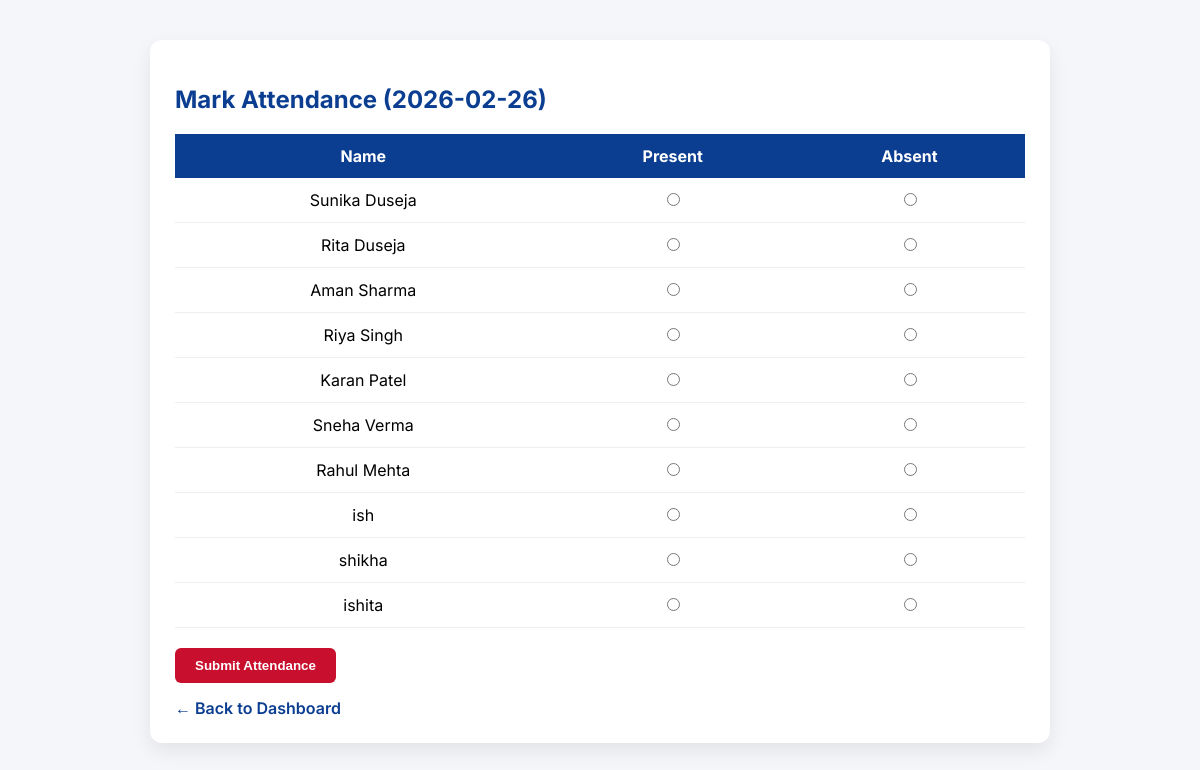
Page /mark-attendance.php (signed in) on the committed database.
### tables this page shows
CREATE TABLE `cadets` (
  `id` int(11) NOT NULL,
  `fullname` varchar(100) NOT NULL,
  `dob` date DEFAULT NULL,
  `gender` varchar(10) DEFAULT NULL,
  `course` varchar(100) DEFAULT NULL,
  `phone` varchar(20) DEFAULT NULL,
  `password` varchar(255) NOT NULL,
  `created_at` timestamp NOT NULL DEFAULT current_timestamp(),
  `rank` varchar(50) DEFAULT 'Cadet'
);

### mark-attendance.php (the view, shortened to what this page needs)
<?php
include "config.php";
$date = date("Y-m-d");
?>
<!DOCTYPE html>
<html>
<head>
</head>
<body>
<div class="container">
    <div class="card">
        <h2>Mark Attendance (<?php echo $date; ?>)</h2>
        <form method="POST">
            <table>
                <tr>
                    <th>Name</th>
                    <th>Present</th>
                    <th>Absent</th>
                </tr>
                <?php
                $result = $conn->query("SELECT * FROM cadets");
                while ($row = $result->fetch_assoc()) {
                    echo "<tr>
                            <td>{$row['fullname']}</td>
                            <td>
                                <input type='radio' name='status[{$row['id']}]' value='Present' required>
                            </td>
                            <td>
                                <input type='radio' name='status[{$row['id']}]' value='Absent'>
                            </td>
                          </tr>";
                }
                ?>
            </table>
            <br>
            <button type="submit" class="btn">Submit Attendance</button>
        </form>
        <a class="back-link" href="admin-dashboard.php">← Back to Dashboard</a>
    </div>
</div>
</body>
</html>

### mark-attendance.php (style rules this page uses)
body { font-family: 'Inter', sans-serif; background: #f4f6f9; margin: 0; padding: 0; }
.container { width: 90%; max-width: 900px; margin: 40px auto; }
.card { background: white; padding: 25px; border-radius: 12px; box-shadow: 0 8px 20px rgba(0,0,0,0.08); }
h2 { margin-bottom: 20px; color: #0b3d91; }
table { width: 100%; border-collapse: collapse; }
th { background: #0b3d91; color: white; padding: 12px; }
td { padding: 12px; text-align: center; border-bottom: 1px solid #eee; }
.btn { background: #c8102e; color: white; padding: 10px 20px; border: none; border-radius: 6px; cursor: pointer; font-weight: 600; }
.back-link { display: inline-block; margin-top: 15px; text-decoration: none; color: #0b3d91; font-weight: 600; }

### rows in the picture
cadets: fullname "Sunika Duseja"
cadets: fullname "Rita Duseja"
cadets: fullname "Aman Sharma"
cadets: fullname "Riya Singh"
cadets: fullname "Karan Patel"
cadets: fullname "Sneha Verma"
cadets: fullname "Rahul Mehta"
cadets: fullname "ish"
cadets: fullname "shikha"
cadets: fullname "ishita"
